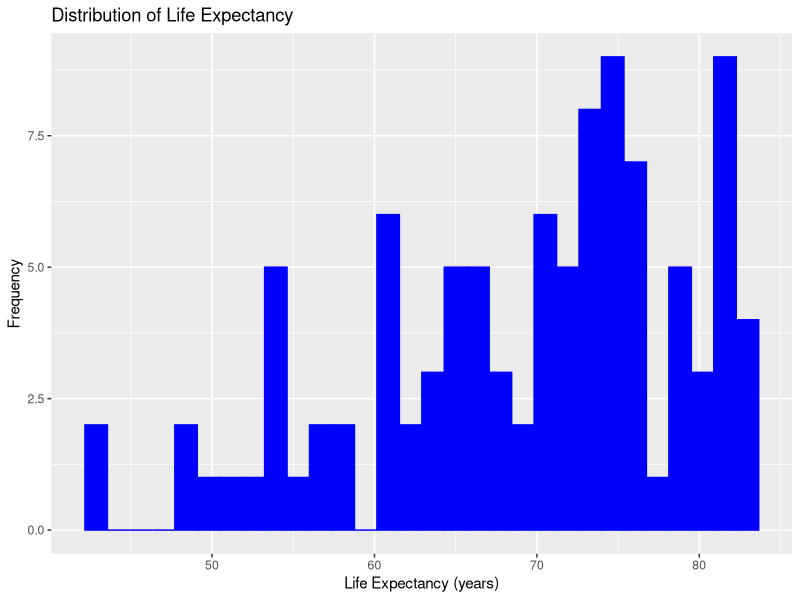
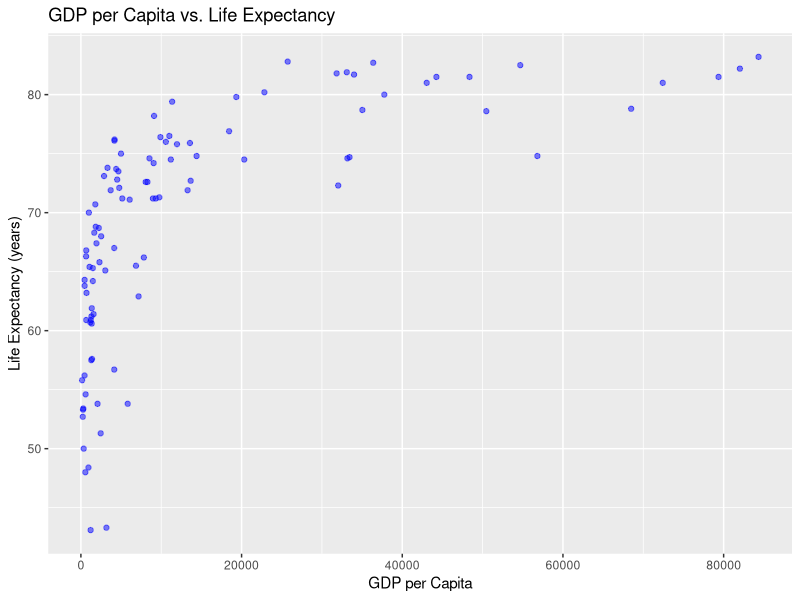
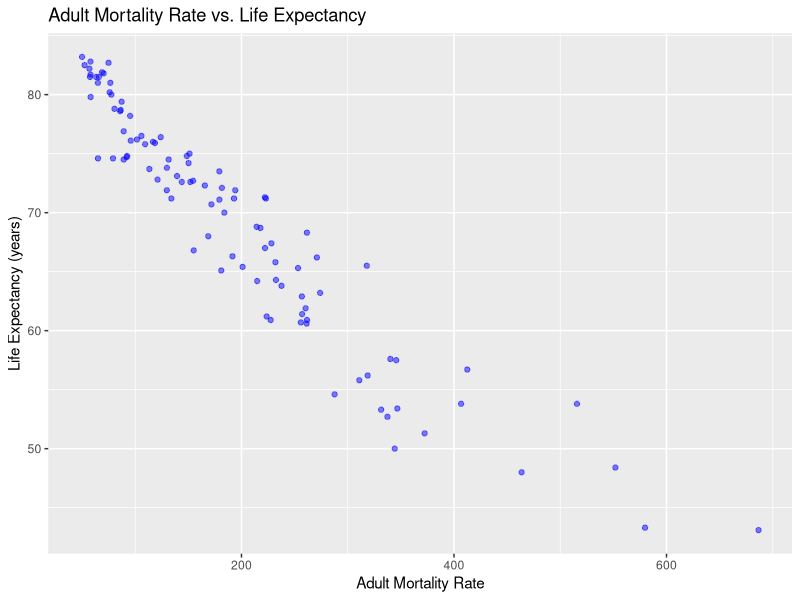
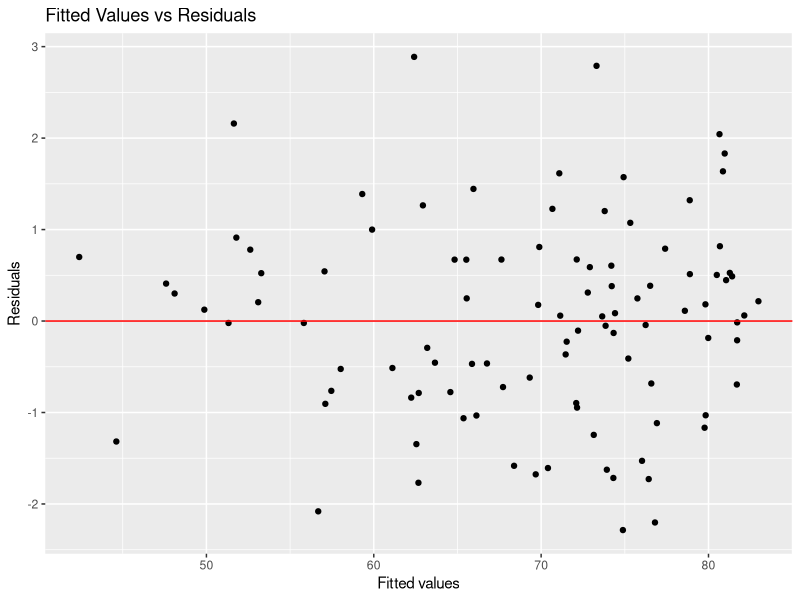
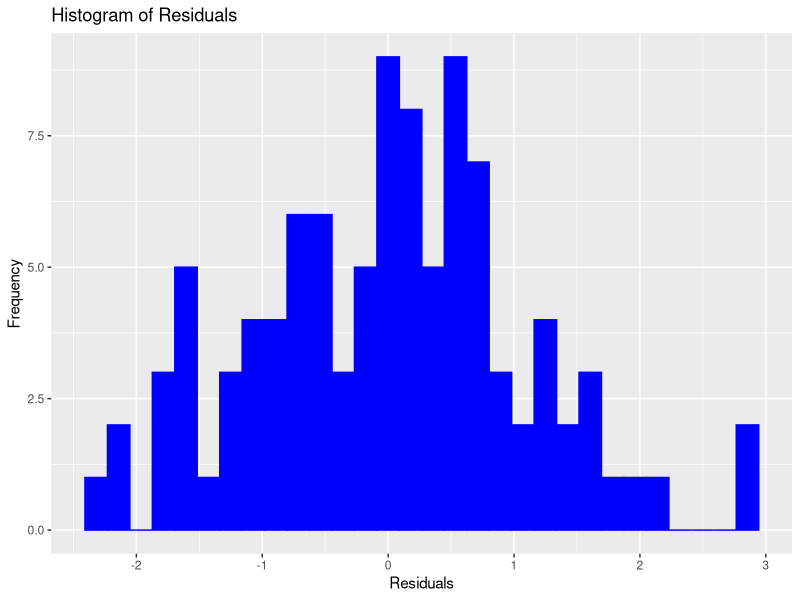

Reproduce these figures in R, in order.
## ---- chunk 1
library(tidyverse)
library(ggplot2)
library(broom)

proj_data <- read.csv("sample_101_Life-Expectancy-Data-Updated.csv") |>
  mutate(Economy_status_Developed = as.factor(Economy_status_Developed))
## ---- chunk 2
ggplot(data = proj_data, mapping = aes(x = Life_expectancy)) + 
  geom_histogram(color = "blue",
                 fill = "blue") + labs(title = "Distribution of Life Expectancy", x = "Life Expectancy (years)", y = "Frequency")

ggplot(data = proj_data, mapping = aes(x = GDP_per_capita, y = Life_expectancy)) +
  geom_point(alpha = 0.5, color = "blue") +
  labs(title = "GDP per Capita vs. Life Expectancy", x = "GDP per Capita", y = "Life Expectancy (years)")

ggplot(data = proj_data, mapping = aes(x = Adult_mortality, y = Life_expectancy)) +
  geom_point(alpha = 0.5, color = "blue") +
  labs(title = "Adult Mortality Rate vs. Life Expectancy", x = "Adult Mortality Rate", y = "Life Expectancy (years)")
## ---- chunk 3
m1 <- lm(Life_expectancy ~ Year + Infant_deaths + Under_five_deaths + Adult_mortality + Alcohol_consumption + Hepatitis_B + Measles + BMI + Polio + Diphtheria + Incidents_HIV + GDP_per_capita + Population_mln + Thinness_ten_nineteen_years + Thinness_five_nine_years + Schooling + Economy_status_Developed + Region, data = proj_data) 
ggplot(data = proj_data, mapping = aes(x = m1$fitted.values, y = m1$residuals)) + 
  geom_point() + 
  labs(x = "Fitted values", y = "Residuals",
       title = "Fitted Values vs Residuals") + 
  geom_hline(yintercept = 0, color = "red") # add a horizontal red line at 0

ggplot(data = proj_data, mapping = aes(x = m1$residuals)) + 
  geom_histogram(color = "blue",
                 fill = "blue") + 
  labs(x = "Residuals", y = "Frequency",
       title = "Histogram of Residuals")
## ---- chunk 4
linear_regression <- tidy(m1) |>
  select(term, estimate, p.value) |>
  rename(
    Variable = term,
    Estimate = estimate,
    P_value = p.value) |>
  mutate(
    Estimate = round(Estimate, 3),
    P_value = round(P_value, 3))
print(linear_regression, n = Inf)
